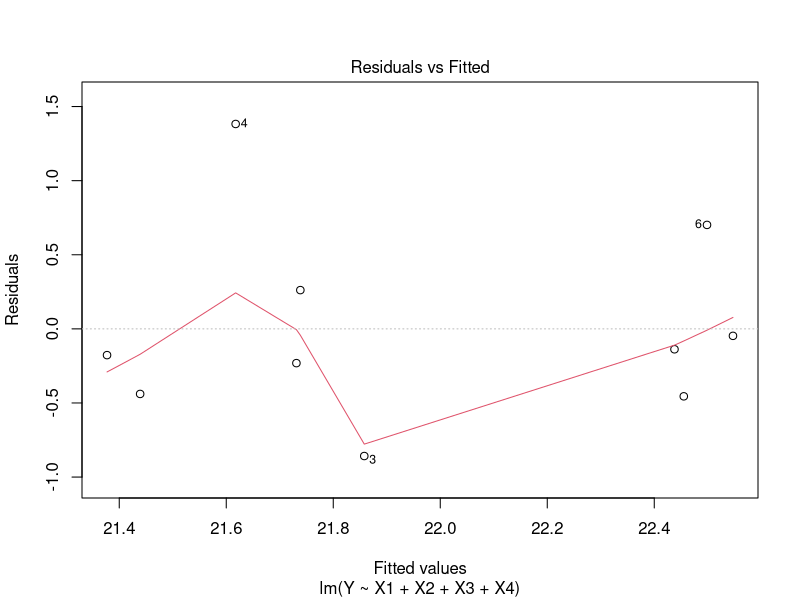
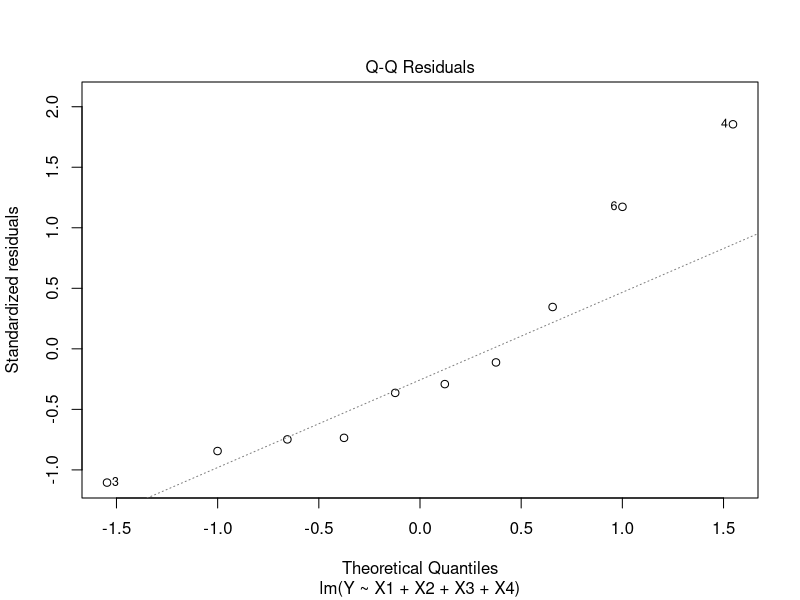
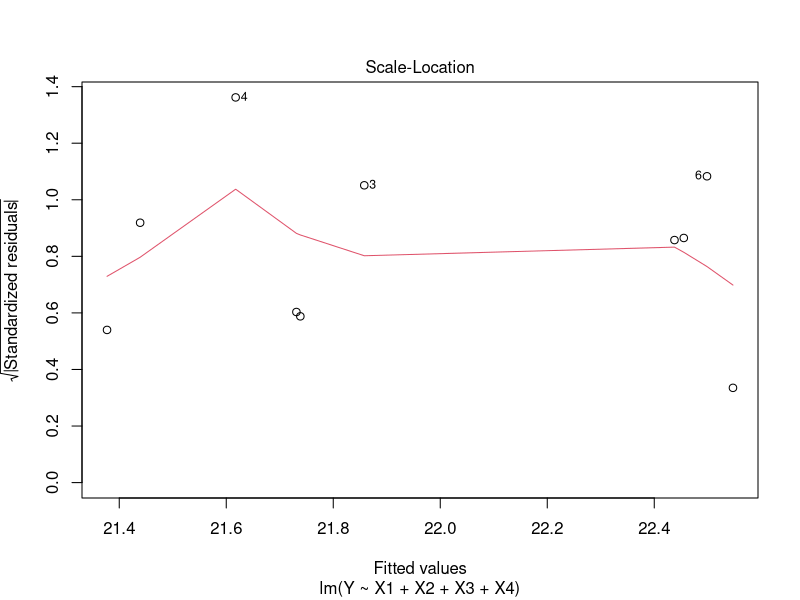
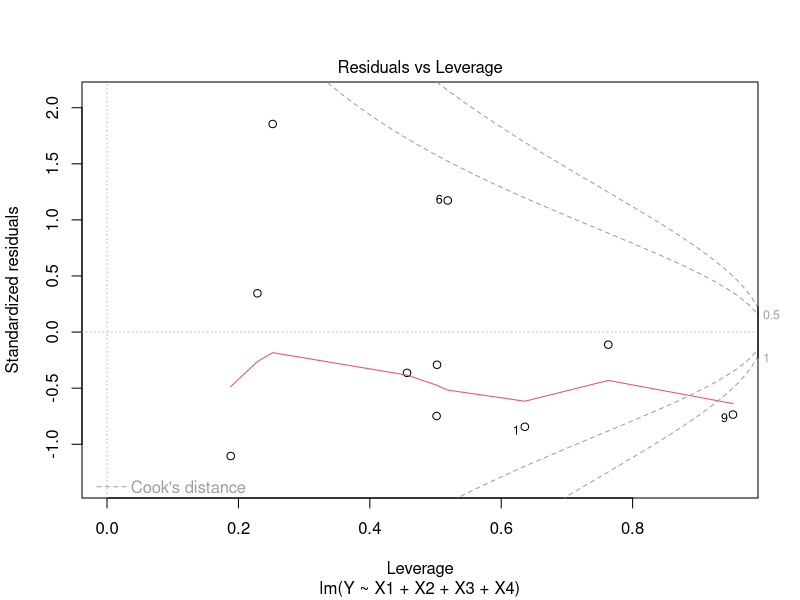
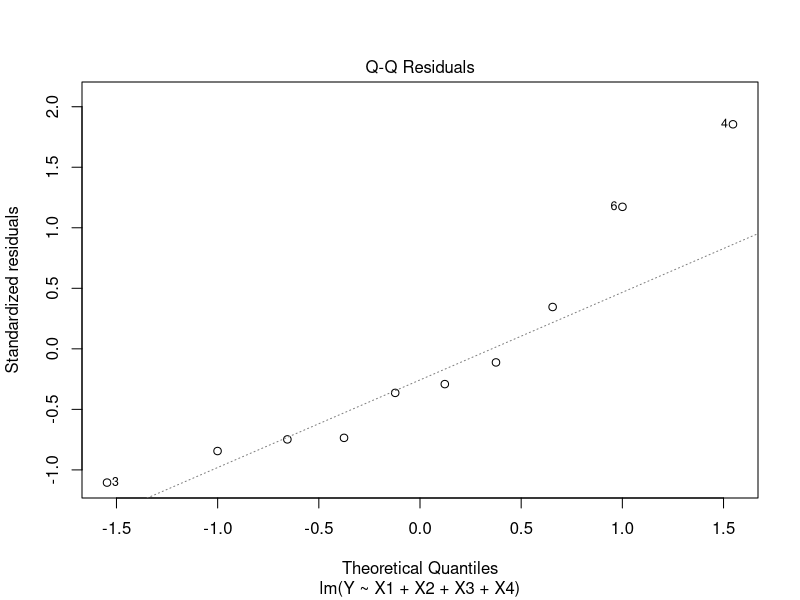

R code for these plots, in order: (Note: this script raises an error after producing the figures.)
## Example-2:
Y=c(21.0,22.0,21.0,23.0,21.2,23.2,21.5,22.0,22.3,22.5)
X1=c(2.3,2.5,2.6,2.5,2.4,2.1,2.0,2.2,2.3,2.9)
X2=c(3.1,3.2,3.3,3.4,3.5,3.6,3.8,3.9,3.2,3.3)
X3=c(4.1,4.2,4.3,4.4,4.5,4.6,4.6,4.8,4.9,4.2)
X4=c(5,6,7,8,9,1,5,4,2,6)

## (a)
mlr=lm(Y~X1+X2+X3+X4)
summary(mlr)

## (b)
plot(mlr)

## (c)
plot(mlr,2)
Residuals = resid(mlr)
shapiro.test(Residuals)


## Example-3:
#install.packages("datarium")
data("marketing", package = "datarium")
head(marketing, 4) #Displays first 4 values in the data
tail(marketing) #Displays last 6 values in the data
View(marketing) #Displays the total data

model = lm(sales ~ youtube + facebook + newspaper, data = marketing)
summary(model)

## (a)
plot(model)

## (b)
plot(model,2)
Residuals = resid(model)
shapiro.test(Residuals)
